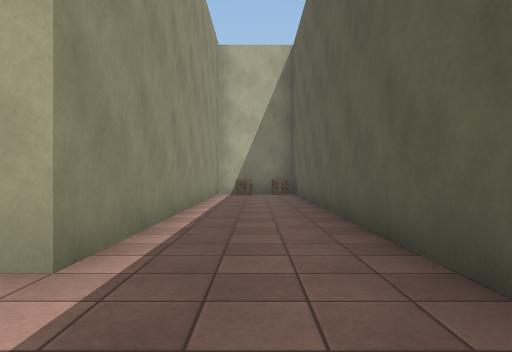
[1] (above)

16 first-person views from a walk through a scene from a Unity 3-D project. The camera is 1.2 m above the floor, looks level and sees 70° across. The floor is counted in squares, 2 m on a side. Each view is taken from the middle of a square. On the plan, view 1 faces up. The plan holds only what a view shows up to about 10 squares ahead; the rest is blank. The place goes on beyond the plan. The player character is not drawn. Some animated figures are left out. Surface patterns are stand-ins for the level's own textures.

[2]
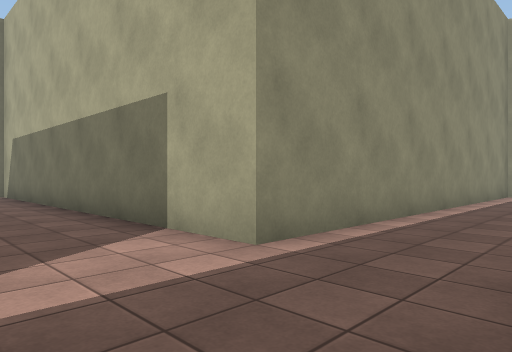

[3]
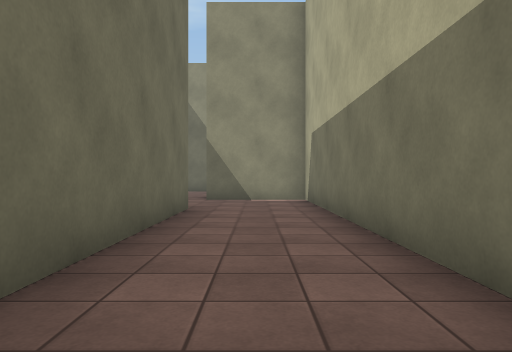

[4]
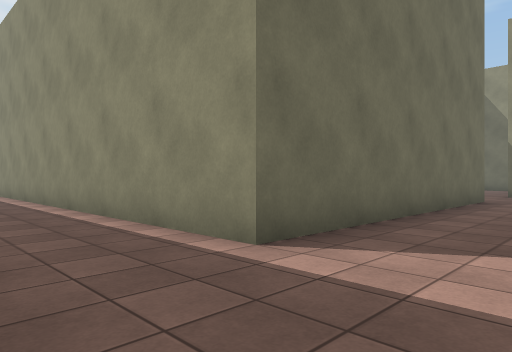

[5]
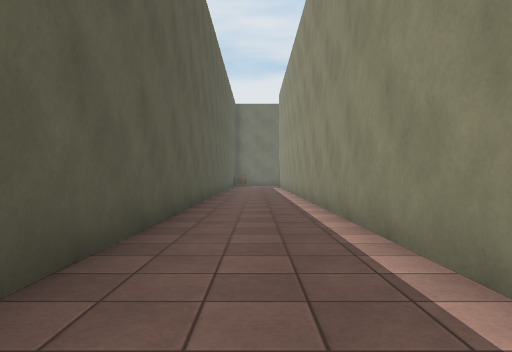

[6]
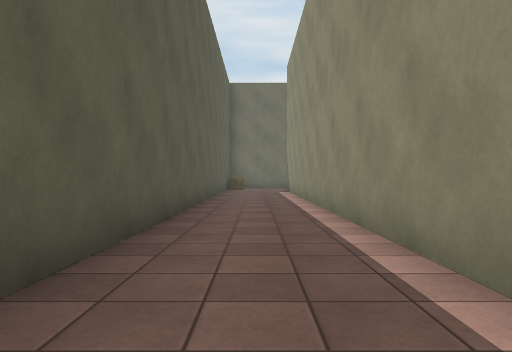

[7]
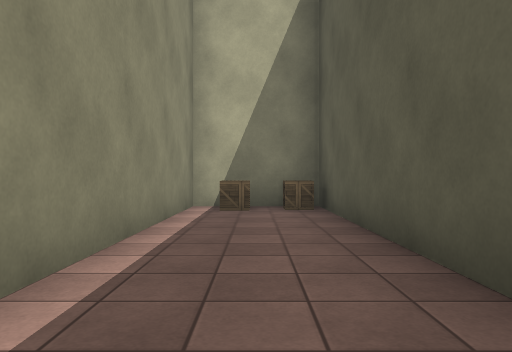

[8]
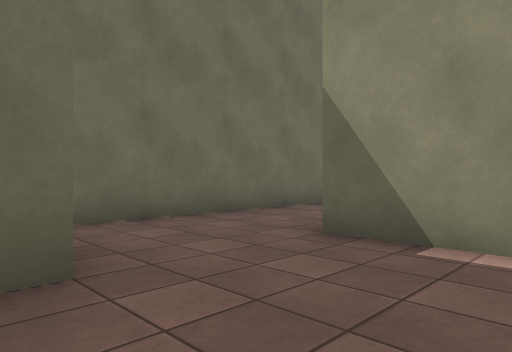

[9]
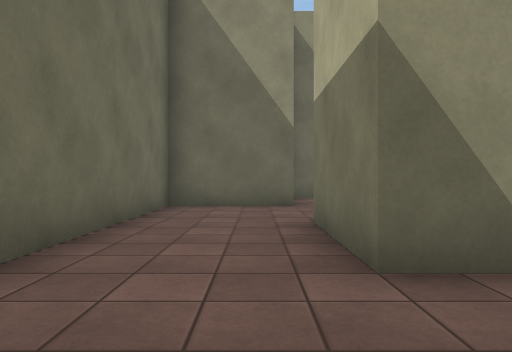

[10]
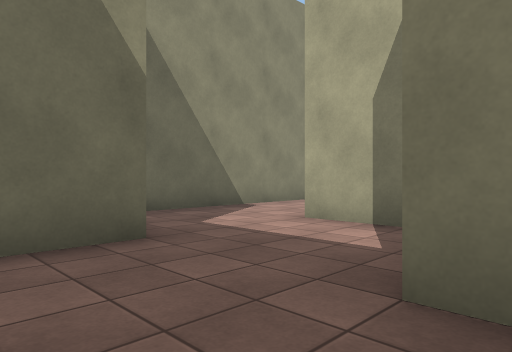

[11]
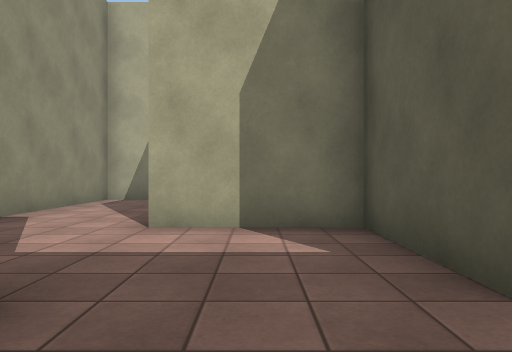

[12]
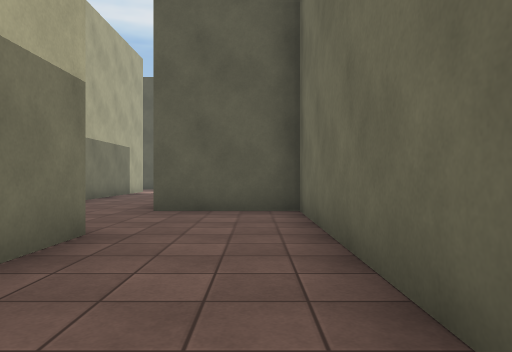

[13]
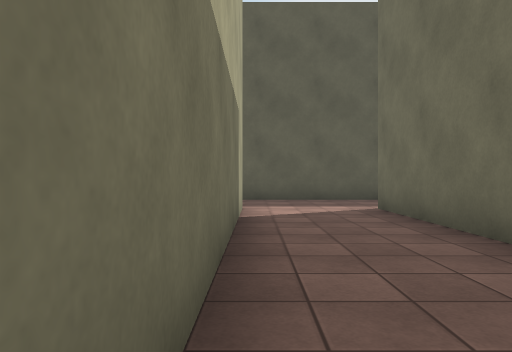

[14]
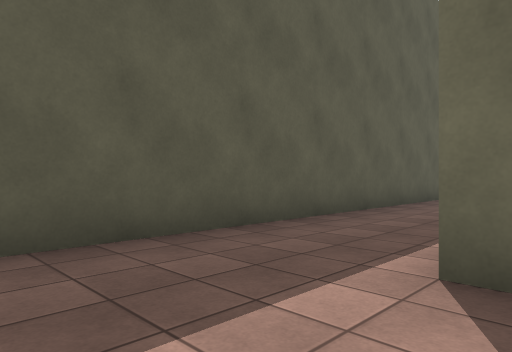

[15]
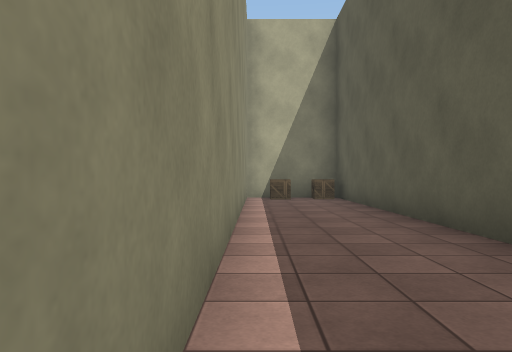

[16]
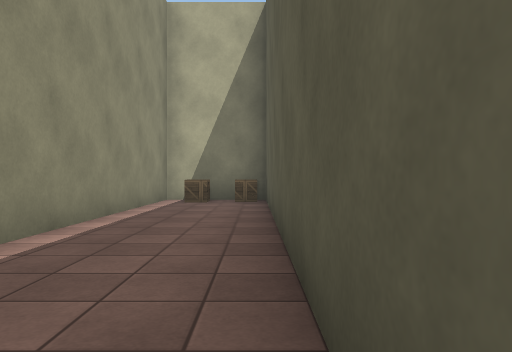

### Floor plan
Points are (right, up) in squares from view 1. A wall is a line through its corners. A room is listed if a view was taken in it or the views show most of it. See-through windows are left out.
Room 1 (views 1, 2, 3, 4, 5, 6, 7, 8, 9, 10, 13, 14, 15, 16)
walls: (-13.4, -2.7) (-8.7, -2.7) (-8.7, -0.2) (-1.2, -0.2) (-1.2, -18); (-0.6, 12.3) (-1.2, 12.3) (-1.2, 2.3) (-11.3, 2.3) (-11.3, -0.2) (-13.7, -0.2); (1.3, -18) (1.3, 11.4)
ways out: opening at (-12.5, -1.5) to room 2
objects: box (0, 12); box (1, 12)
Room 2 (views 11, 12)
walls: (-16.2, -0.1) (-16.2, -2.7) (-13.4, -2.7); (-13.7, -0.2) (-13.7, 2.3) (-16.2, 2.3); (-18.7, 2.5) (-18.7, 0)
ways out: opening at (-12.5, -1.5) to room 1; opening at (-17.5, 3.5)

Positions as (right, up) in squares from view 1, and headings:
1: (0, 0), facing up
2: (1, 0), facing up-left
3: (-2, 1), facing left
4: (1, 2), facing down-left
5: (0, -3), facing down
6: (0, -8), facing down
7: (0, 5), facing up
8: (-8, 2), facing down-left
9: (-9, -1), facing left
10: (-13, -2), facing up-left
11: (-15, -2), facing up
12: (-15, -2), facing right
13: (-8, 2), facing right
14: (-2, 2), facing down-right
15: (-1, 2), facing up
16: (1, 3), facing up
